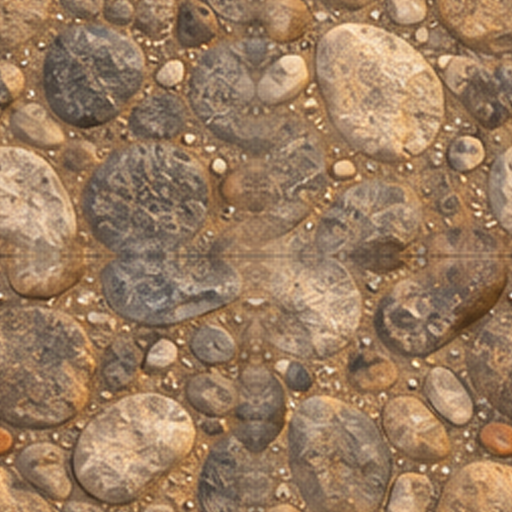
#> input picture assets/3d/imports/2026-10-12_p0_v3_prototipo/test_cobble_offset_50.png, 1024 x 1024 px, given in place of sd_ground_plaza_01_basecolor.png, which was not available (shown at 1/2 size)
$ python make_p0_textures.py ../../assets/3d/imports/2026-10-12_p0_v3_prototipo
#> lines starting #> are read from the running program, lines starting #| are printed output that depends on the picture; pictures that were not available may be replaced by others from this repository, and a replacement may not be noted
"""P0 ground pack → the game's textures (assets/tex/), one size per graphics profile.
   Source: the 1024² originals as delivered (assets/3d/imports/2026-10-12_p0_ground_pack_v*/textures/), never changed.
   ALTO  p0_<n>_c 512 · p0_<n>_n 512 (plaza, cobble) or 256 · p0_<n>_r 256
   MEDIO p0m_<n>_c 512 · p0m_<n>_n 256 · p0m_<n>_r 256 (plaza, cobble; the rest share the ALTO files)
   BAJO  p0b_<n>_c 256 (no normal / roughness in BAJO)
   decals: p0_decals.png 512² (BAJO p0b_decals.png 256²); sand→pavement strip: p0_transition.png 512×128
   python3 tools/p0/make_p0_textures.py [carpeta de texturas de la entrega]   (por defecto, la v2)"""
import os, sys
from PIL import Image
SRC = sys.argv[1] if len(sys.argv) > 1 else 'assets/3d/imports/2026-10-12_p0_ground_pack_v2/textures'
OUT = 'assets/tex'
def save(img, name, size, q=88):
    im = img.resize(size, Image.LANCZOS)
    if name.endswith('.png'): im.save(os.path.join(OUT, name), optimize=True)
    else: im.convert('RGB').save(os.path.join(OUT, name), quality=q, optimize=True)
    return os.path.getsize(os.path.join(OUT, name))
tot = 0
for n in ['plaza', 'cobble', 'sidewalk', 'sand', 'patch']:
    c = Image.open(f'{SRC}/sd_ground_{n}_01_basecolor.png').convert('RGB')
#> c is the input picture: PIL image 1024x1024 RGB; mean R, G, B 154.8, 124, 95.1
    nm = Image.open(f'{SRC}/sd_ground_{n}_01_normal.png').convert('RGB')
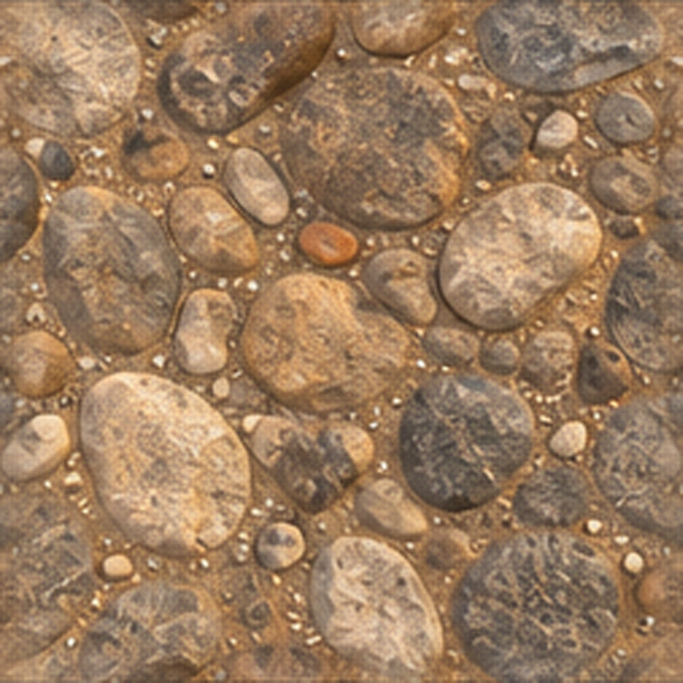
#> input picture assets/3d/imports/2026-10-12_p0_v3_prototipo/sd_ground_cobble_02_basecolor.png, 2048 x 2048 px, given in place of sd_ground_plaza_01_normal.png, which was not available (shown at 1/3 size)
#> nm is the input picture: PIL image 2048x2048 RGB; mean R, G, B 154.6, 123.8, 95
    r = Image.open(f'{SRC}/sd_ground_{n}_01_roughness.png').convert('L').convert('RGB')   # three.js reads roughness from G
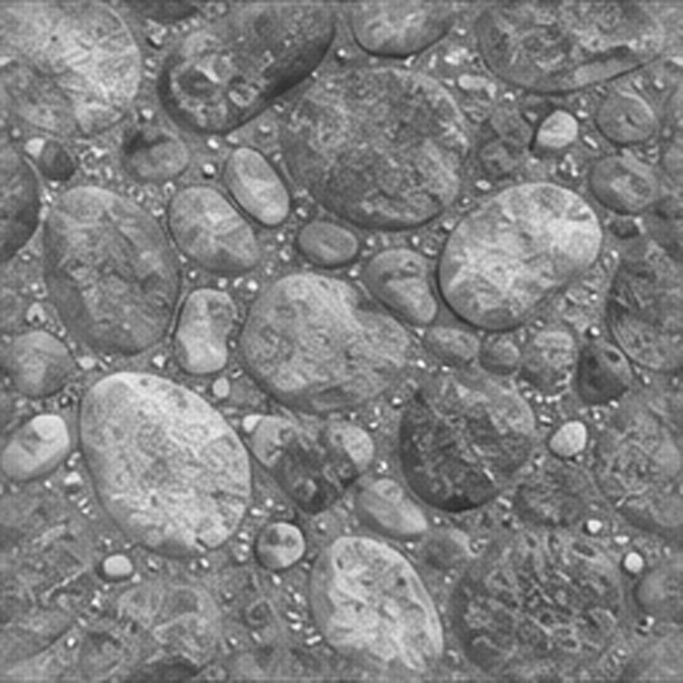
#> r: PIL image 2048x2048 RGB (shown at 1/3 size); min 37, max 255, mean 129.7
    big = n in ('plaza', 'cobble')
    tot += save(c, f'p0_{n}_c.jpg', (512, 512))
#> in save, `im = img.resize(size, Image.LANCZOS)`:
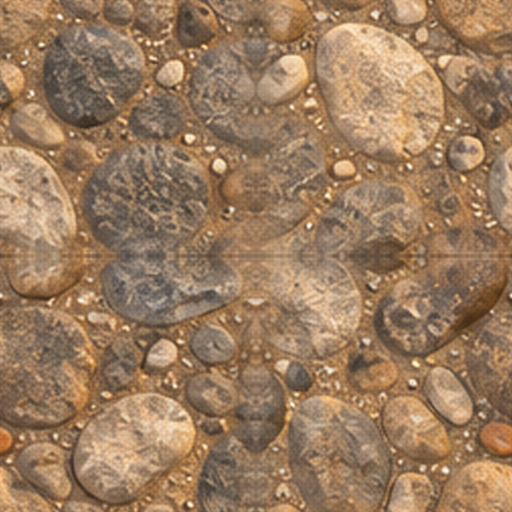
#> im: PIL image 512x512 RGB; mean R, G, B 154.8, 124, 95.1
#> tot = 69621
    tot += save(c, f'p0b_{n}_c.jpg', (256, 256))
#> call 2 of save, with name = 'p0b_plaza_c.jpg', size = (256, 256), q = 88
#> in save (call 2), `im = img.resize(size, Image.LANCZOS)`:
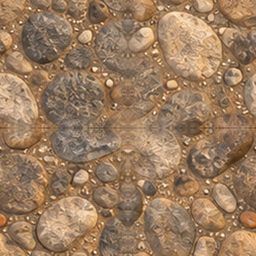
#> im: PIL image 256x256 RGB; mean R, G, B 154.8, 124, 95.1
#> tot = 95142
    if n == 'sand': continue   # the ground plane carries no normal / roughness map (fill-rate)
    tot += save(nm, f'p0_{n}_n.jpg', (512, 512) if big else (256, 256), 92)
#> call 3 of save, with name = 'p0_plaza_n.jpg', size = (512, 512), q = 92
#> in save (call 3), `im = img.resize(size, Image.LANCZOS)`:
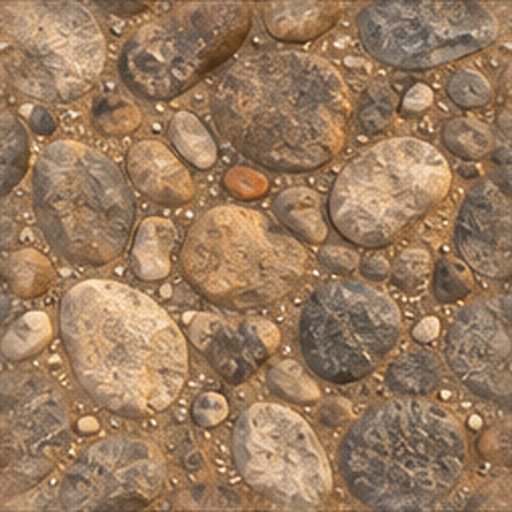
#> im: PIL image 512x512 RGB; mean R, G, B 154.6, 123.8, 95
#> tot = 177204
    tot += save(r, f'p0_{n}_r.jpg', (256, 256))
#> call 4 of save, with name = 'p0_plaza_r.jpg', size = (256, 256), q = 88
#> in save (call 4), `im = img.resize(size, Image.LANCZOS)`:
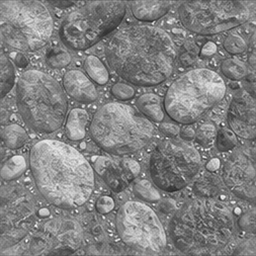
#> im: PIL image 256x256 RGB; min 40, max 254, mean 129.8
#> tot = 200547
    if big:
        tot += save(c, f'p0m_{n}_c.jpg', (512, 512)); tot += save(nm, f'p0m_{n}_n.jpg', (256, 256), 92); tot += save(r, f'p0m_{n}_r.jpg', (256, 256))
#> after `tot += save(c, f'p0m_{n}_c.jpg', (512, 512))`: tot = 270168
#> in save (call 6), `im = img.resize(size, Image.LANCZOS)`:
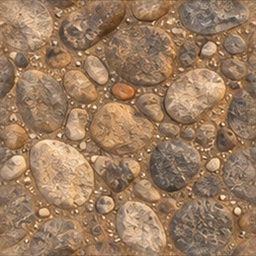
#> im: PIL image 256x256 RGB; mean R, G, B 154.6, 123.8, 95
#> after `tot += save(nm, f'p0m_{n}_n.jpg', (256, 256), 92)`: tot = 300581
#> after `tot += save(r, f'p0m_{n}_r.jpg', (256, 256))`: tot = 323924
#> (the run stopped early here; a loop or call above may not have finished)
